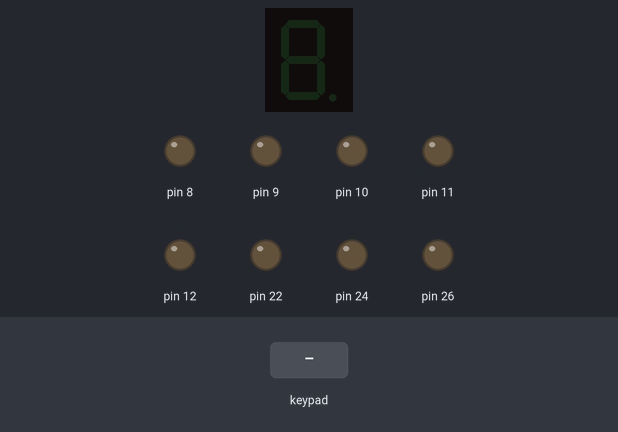
Simulated run of this sketch. Board: Arduino Mega 2560, built with avr-gcc and run on an emulated ATmega2560. Parts: 1-digit seven-segment display, output pins drawn as LEDs (lit = HIGH). Wiring (inferred from the names in the program): 1-digit 7-segment display, segments lit when HIGH: segments pin 0, pin 1, pin 2, pin 3, pin 4, pin 5, pin 6, pin 7. Dashed ring = blinking. Inputs (shaded band) come from the test bench. The segment pins are drawn as the display they are named for; pins used as bus, display or sensor lines are not drawn.

Above: at 1.2 s.
1.3 s: keypad keys 2 1 2 0 1 9 1 8 pressed 0.4 s apart
At 4.6 s:
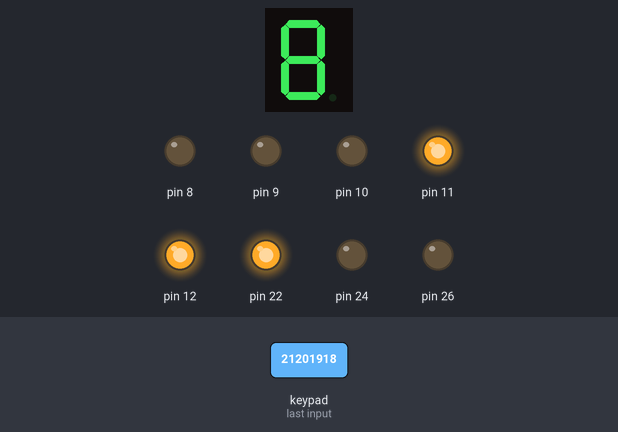
6.0 s: key '3' pressed
At 7.0 s:
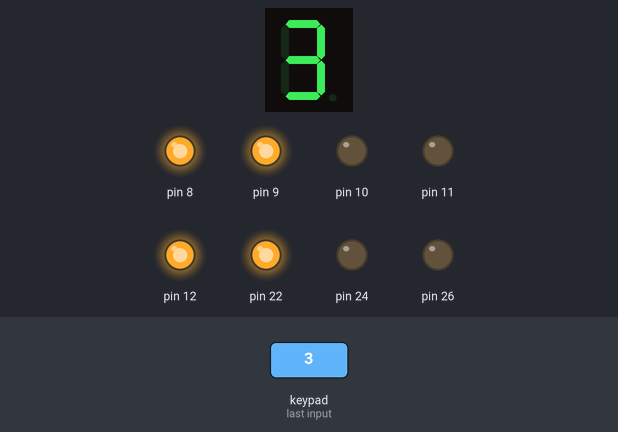
7.5 s: key 'A' pressed
At 8.1 s:
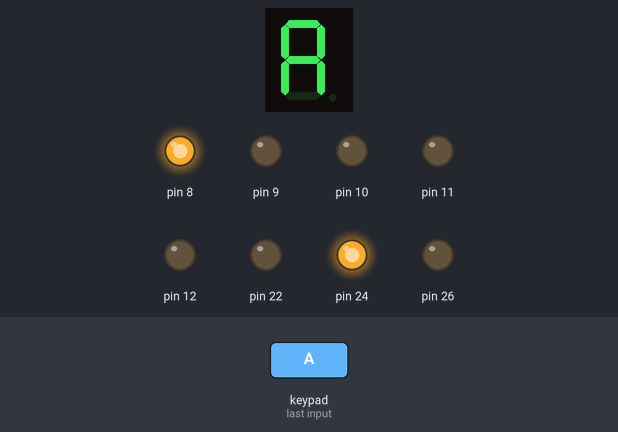
9.0 s: keypad keys 2 1 2 0 1 9 1 8 D pressed 0.4 s apart
At 13.1 s:
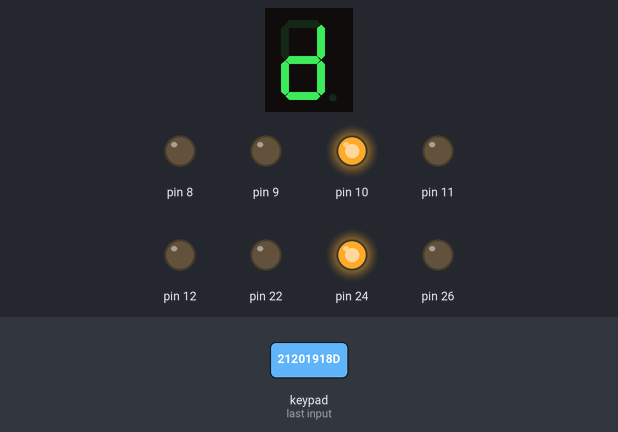
14.1 s: key '4' pressed
At 14.6 s:
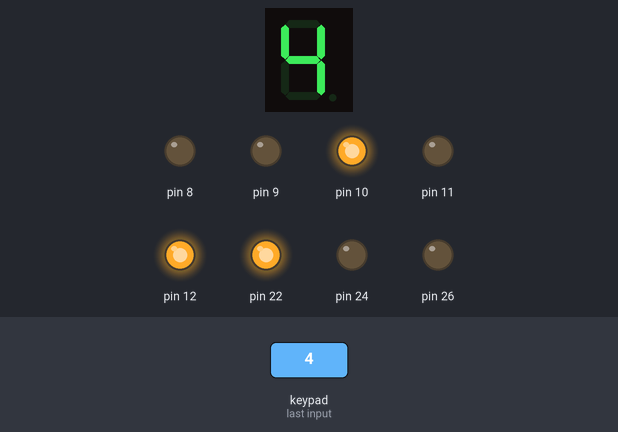
15.6 s: keypad keys 1 7 1 6 1 5 1 4 pressed 0.4 s apart
At 16.2 s:
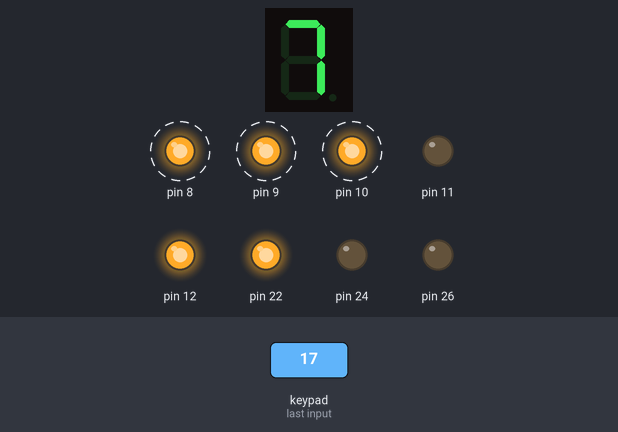
Timing chart, 0 to 19.9 s (numbered marks = the images above; inputs shaded):
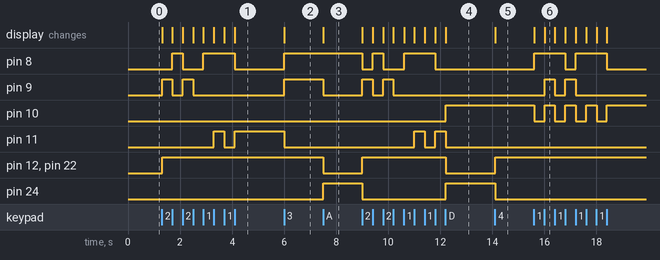

The sketch:

Teclado_Display.ino
```cpp
#include <Keypad.h>
//Elaborado por Nelson Andino y Andres Cardenas
// --- MAPEO DE PINES PARA EL DISPLAY (Pines 0-7) ---
#define SEG_A 0
#define SEG_B 1
#define SEG_C 2
#define SEG_D 3
#define SEG_E 4
#define SEG_F 5
#define SEG_G 6
#define SEG_H 7

#define LED_0 8
#define LED_1 9
#define LED_2 10
#define LED_3 11
#define LED_4 12
#define LED_5 22
#define LED_6 24
#define LED_7 26

const byte KEYPAD_ROWS = 4;
const byte KEYPAD_COLS = 4;
byte rowPins[KEYPAD_ROWS] = {21, 20, 19, 18};
byte colPins[KEYPAD_COLS] = {17, 16, 15, 14};
char keys[KEYPAD_ROWS][KEYPAD_COLS] = {
  {'1', '2', '3', 'A'},
  {'4', '5', '6', 'B'},
  {'7', '8', '9', 'C'},
  {'.', '0', '-', 'D'}
};

Keypad keypad = Keypad(makeKeymap(keys), rowPins, colPins, KEYPAD_ROWS, KEYPAD_COLS);

void setup() {
  // Inicializa pines del Display (0-7)
  for (int i = 0; i <= 7; i++) {
    pinMode(i, OUTPUT);
  }

  // Inicializa pines de los LEDs (8-26)
  pinMode(8, OUTPUT);
  pinMode(9, OUTPUT);
  pinMode(10, OUTPUT);
  pinMode(11, OUTPUT);
  pinMode(12, OUTPUT);
  pinMode(22, OUTPUT);
  pinMode(24, OUTPUT);
  pinMode(26, OUTPUT);
}

void loop() {
  char key = keypad.getKey();

  if (key) {
    digitalWrite(8,  bitRead(key, 0));
    digitalWrite(9,  bitRead(key, 1));
    digitalWrite(10, bitRead(key, 2));
    digitalWrite(11, bitRead(key, 3));
    digitalWrite(12, bitRead(key, 4));
    digitalWrite(22, bitRead(key, 5));
    digitalWrite(24, bitRead(key, 6));
    digitalWrite(26, bitRead(key, 7));

    //Encender el display
    int patron = 0;
    switch (key) {
      case '0': patron = 0x3F; break;
      case '1': patron = 0x06; break;
      case '2': patron = 0x5B; break;
      case '3': patron = 0x4F; break;
      case '4': patron = 0x66; break;
      case '5': patron = 0x6D; break;
      case '6': patron = 0x7D; break;
      case '7': patron = 0x07; break;
      case '8': patron = 0x7F; break;
      case '9': patron = 0x6F; break;
      case 'A': patron = 0x77; break;
      case 'B': patron = 0x7C; break; // b minúscula
      case 'C': patron = 0x39; break;
      case 'D': patron = 0x5E; break; // d minúscula
      case '.': patron = 0x80; break;
      case '-': patron = 0x40; break;
    }

    // Enviamos los bits del patrón a los pines 0-7
    digitalWrite(SEG_A, bitRead(patron, 0));
    digitalWrite(SEG_B, bitRead(patron, 1));
    digitalWrite(SEG_C, bitRead(patron, 2));
    digitalWrite(SEG_D, bitRead(patron, 3));
    digitalWrite(SEG_E, bitRead(patron, 4));
    digitalWrite(SEG_F, bitRead(patron, 5));
    digitalWrite(SEG_G, bitRead(patron, 6));
    digitalWrite(SEG_H, bitRead(patron, 7));
  }
}
```

Measured:
- after the input at 1.3 s, pin 8: LOW → HIGH after 0.40 s, → LOW 0.40 s later, → HIGH 0.79 s later, → LOW 1.2 s later; pin 9: alternates HIGH for 0.40 s and LOW for 0.40 s, 4 changes in all, then stays LOW, starting at once
- after the input at 6.0 s, pin 8, pin 9: LOW → HIGH at once; pin 11: HIGH → LOW at once; the display: changes at once (image 2)
- after the input at 7.5 s, pin 9, pin 12, pin 22: HIGH → LOW at once; pin 24: LOW → HIGH at once; the display: changes at once (image 3)
- after the input at 9.0 s, pin 8: goes LOW 0.40 s, HIGH 0.40 s, LOW 0.80 s, HIGH 1.2 s, then LOW, starting at once; pin 9: alternates HIGH for 0.40 s and LOW for 0.40 s, 4 changes in all, then stays LOW, starting at once
- after the input at 14.1 s, pin 12, pin 22: LOW → HIGH at once; pin 24: HIGH → LOW at once; the display: changes at once (image 5)
- after the input at 15.6 s, pin 8: alternates HIGH for 1.2 s and LOW for 0.39 s, 4 changes in all, then stays LOW, starting at once; pin 9: alternates HIGH for 0.40 s and LOW for 0.40 s, 4 changes in all, then stays LOW, starting after 0.40 s
